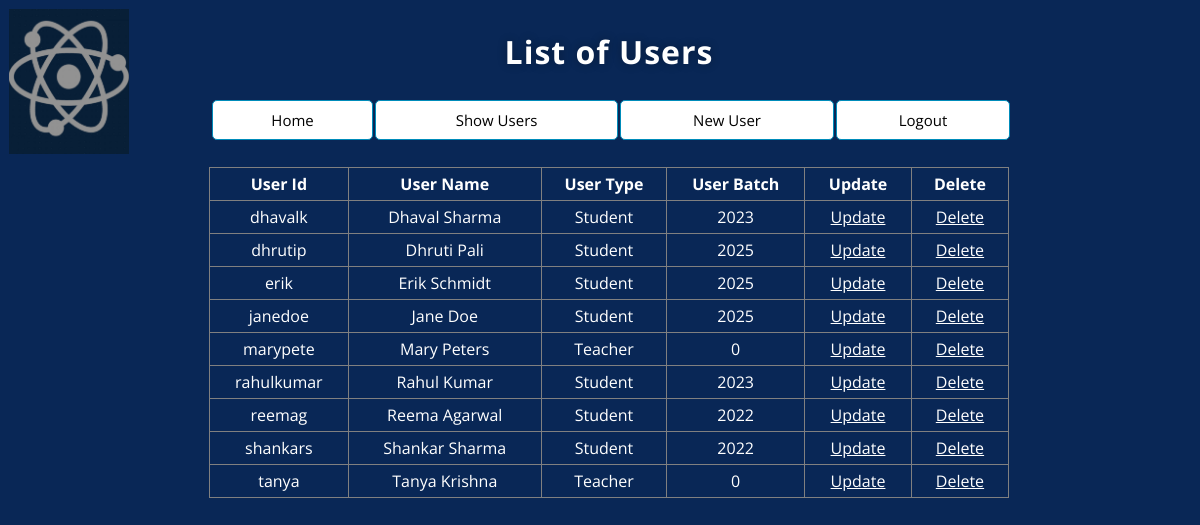
The page /teacher_user_display.php (signed in) on the database its author committed.
### tables this page shows
CREATE TABLE `user` (
  `user_id` varchar(10) NOT NULL,
  `user_name` text NOT NULL,
  `user_pwd` text NOT NULL,
  `user_type` varchar(1) NOT NULL,
  `user_batch` int(4) NOT NULL
);

### teacher_user_display.php (the view, shortened to what this page needs)
<!DOCTYPE html>
<html lang="en">
<head>
    <link rel="stylesheet" type="text/css" href="css/style.css" />
</head>
<body>
<table  style="width:90%">
	<tr>
		<td style="width:1%; vertical-align: top;>
			<a href="http://www.google.com"><img width="120" height="145" src="images/school-logo.png" /> </a>
		</td>
		<td style="left-align">
    			<div class="wrapper">
			<table style="width: 100%">
			     <caption style="text-align: center; "><h1><?php echo $_SESSION["user_name"]; ?> List of Users</h1></caption>
			     <tr>
				<td>
					<a href="teacher_start.php" class="btn btn1"></i>Home</a>
				</td>
				<td>
					<a href="teacher_user_display.php" class="btn btn1"></i>Show Users</a>
				</td>
				<td>
					<a href="teacher_user_create.php" class="btn btn1"></i>New User</a>
				</td>
				<td>
					<a href="logout.php" class="btn btn1"></i> Logout</a>
				</td>
			     </tr>
			</table>
		<BR>
                   <?php
                    require_once "connection.php";
		    try{
                    $sql = "SELECT * FROM user order by user_id" ;
                    if($result = mysqli_query($link, $sql)){
                        if(mysqli_num_rows($result) > 0){
                            echo '<table id = "table1" style="width: 100%;">';
                                echo "<thead>";
                                    echo "<tr>";
                                        echo "<th>User Id</th>";
                                        echo "<th>User Name</th>";
                                        echo "<th>User Type</th>";
                                        echo "<th>User Batch</th>";
                                        echo "<th>&nbspUpdate&nbsp</th>";
                                        echo "<th>&nbspDelete&nbsp</th>";
                                    echo "</tr>";
                                echo "</thead>";
                                echo "<tbody>";
                                while($row = mysqli_fetch_array($result)){
                                    echo "<tr style='text-align: center'>";
                                        echo "<td>" . $row['user_id'] . "</td>";
                                        echo "<td>" . $row['user_name'] . "</td>";
					if ($row['user_type'] == 'S'){
	                                        echo "<td> Student </td>";
					}
					else{
                                        	echo "<td> Teacher </td>";
					}
                                        echo "<td>" . $row['user_batch'] . "</td>";
                                        echo "<td>";
	                                echo '<a href="teacher_user_update.php?id='. $row['user_id'] .'">Update</a>';
        	                        echo "</td>";
                                        echo "<td>";
	                                echo '<a href="teacher_user_delete.php?id='. $row['user_id'] .'">Delete</a>';
        	                        echo "</td>";
                                    echo "</tr>";
                                }
                                echo "</tbody>";
                            echo "</table>";
                        } else{
                            echo '<div"><em>No records were found.</em></div>';
                        }
                    } else{
			  throw new Exception($result);
                    }
		    }
		    catch(Exception $e){
		    	echo "<b>Message:</b> " . $e->getMessage();
		    }
                    ?>
    		</div>
	</td>
   </tr>
</table>
</body>
</html>

### css/style.css (style rules this page uses)
.btn { background-color: #008CBA; border: none; color: white; padding: 16px 32px; text-align: center; text-decoration: none; display: inline-block; font-size: 16px; margin: 4px 2px; transition-duration: 0.4s; cursor: pointer; }
.btn1 { background-color: white; color: black; border: 1px solid #008CBA; width: 100%; display:block; padding: 9px 14px; font-size: 15px; border-radius: 5px; }
* { box-sizing:border-box; }
html { width: 100%; height:100%; }
body { width: 100%; height:100%; font-family: 'Open Sans', sans-serif; background: #092756; }
.wrapper { width: 800px; margin: 0 auto; color: #fff; }
.wrapper h1 { color: #fff; text-shadow: 0 0 10px rgba(0,0,0,0.3); letter-spacing:1px; text-align:center; }
a { color: white; }

### teacher_user_display.php (style rules this page uses)
table { border-collapse: collapse; }
#table1 th, #table1 td, #table1 tr { border: 1px solid black; border-color: grey; line-height: 30px; }

### rows shown on the page
user: user_id "dhavalk", user_name "Dhaval Sharma", user_type "Student", user_batch "2023"
user: user_id "dhrutip", user_name "Dhruti Pali", user_type "Student", user_batch "2025"
user: user_id "erik", user_name "Erik Schmidt", user_type "Student", user_batch "2025"
user: user_id "janedoe", user_name "Jane Doe", user_type "Student", user_batch "2025"
user: user_id "marypete", user_name "Mary Peters", user_type "Teacher", user_batch "0"
user: user_id "rahulkumar", user_name "Rahul Kumar", user_type "Student", user_batch "2023"
user: user_id "reemag", user_name "Reema Agarwal", user_type "Student", user_batch "2022"
user: user_id "shankars", user_name "Shankar Sharma", user_type "Student", user_batch "2022"
user: user_id "tanya", user_name "Tanya Krishna", user_type "Teacher", user_batch "0"
